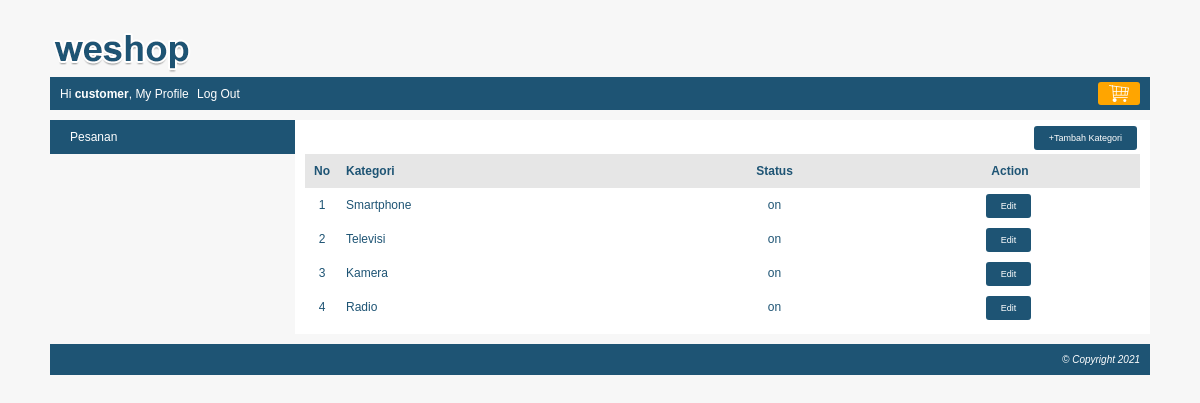
The app's page /index.php?page=myprofile&module=kategori&action=list (signed in) with its own data.
### tables this page shows
CREATE TABLE `kategori` (
  `kategori_id` int(10) NOT NULL,
  `kategori` varchar(150) NOT NULL,
  `status` enum('on','off') NOT NULL
);

### module/kategori/list.php (the view)
<div id="frame-tambah">
    <a href="<?php echo BASE_URL."index.php?page=myprofile&module=kategori&action=form";?>" class="tombol-action"> +Tambah Kategori</a>
</div>
<?php
    $queryKategori = mysqli_query($connect, "SELECT *FROM kategori");
    if(mysqli_num_rows($queryKategori) == 0){
        echo "<h3> Saat ini data masih kosong</h3>";
    }else{
        echo "<table class='table-list'>";
        echo "<tr class='baris-title'>
                <th class='kolom-nomor'>No</th>
                <th class='kiri'>Kategori</th>
                <th class='tengah'>Status</th>
                <th class='tengah'>Action</th>
             </tr>";
        $no = 1;
        while ($row = mysqli_fetch_assoc($queryKategori)){
            echo "<tr>
                  <td class='kolom-nomor'> $no </td>
                  <td class='kiri'> $row[kategori]</td>
                  <td class='tengah'> $row[status]</td>
                  <td class='tengah'>
                  <a class='tombol-action' href='".BASE_URL."index.php?page=myprofile&module=kategori&action=form&kategori_id=$row[kategori_id]'>Edit</a></td>
                  </tr>";
            $no++;
        }
        echo "</table>";
    }
?>

### css/style.css (style rules this page uses)
body { font-family: arial; font-size: 12px; color: #1e5474; background: #F7F7F7; margin: 0px; }
.table-list { width: 100%; border-collapse: collapse; }
.table-list tr.baris-title { background: #E6E6E6; }
.table-list tr th, .table-list tr td { padding: 10px 7px; }
.kolom-nomor { width: 20px; text-align: center; }
.kiri { text-align: left; }
.tengah { text-align: center; }
#frame-tambah { margin-bottom: 10px; text-align: right; }
.tombol-action { background: #1e5474; color: white; text-decoration: none; border-radius: 3px; padding: 7px 15px; margin-right: 3px; font-size: 9px; }

### records on screen
kategori: kategori "Smartphone", status "on"
kategori: kategori "Televisi", status "on"
kategori: kategori "Kamera", status "on"
kategori: kategori "Radio", status "on"

### other values on screen
$nama "customer"
